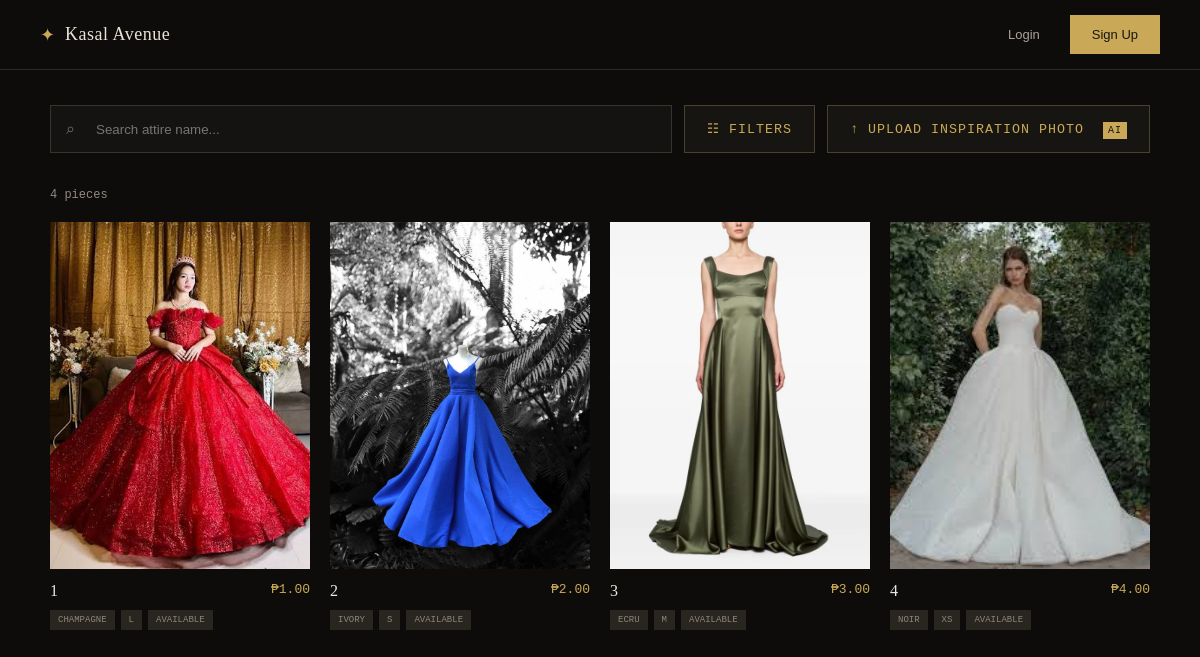
The page / on the database its author committed.
### main_page/models.py (models this page shows, shortened)
class Gown(models.Model):
    COLOR_CHOICES = [
        ('champagne', 'Champagne'),
        ('midnight', 'Midnight'),
        ('blush', 'Blush'),
        ('ivory', 'Ivory'),
        ('sage', 'Sage'),
        ('noir', 'Noir'),
        ('dusty_rose', 'Dusty Rose'),
        ('ecru', 'Ecru'),
    ]
    STYLE_CHOICES = [
        ('ballgown', 'Ballgown'),
        ('column', 'Column'),
        ('a_line', 'A-Line'),
        ('mermaid', 'Mermaid'),
    ]
    SIZE_CHOICES = [
        ('XS', 'XS'),
        ('S', 'S'),
        ('M', 'M'),
        ('L', 'L'),
        ('XL', 'XL'),
    ]
    name = models.CharField(max_length=200)
    price = models.DecimalField(
        max_digits=10,
        decimal_places=2
    )
    color = models.CharField(
        max_length=50,
        choices=COLOR_CHOICES
    )
    style = models.CharField(
        max_length=50,
        choices=STYLE_CHOICES
    )
    size = models.CharField(
        max_length=20,
        choices=SIZE_CHOICES
    )
    image = models.ImageField(
        upload_to='gowns/'
    )
    rating = models.DecimalField(
        max_digits=2,
        decimal_places=1,
        default=5.0
    )
    review_count = models.PositiveIntegerField(
        default=0
    )
    is_reserved = models.BooleanField(
        default=False
    )
    created_at = models.DateTimeField(
        auto_now_add=True
    )
    fashion_embedding = models.JSONField(
        null=True,
        blank=True
    )
    color_histogram = models.JSONField(
        null=True,
        blank=True
    )

### main_page/views.py (the view)
# urls.py: path('', views.main_page, name='main_page'),
def main_page(request):
    gowns = Gown.objects.all()
    return render(
        request,
        'main_page.html',
        {
            'gowns': gowns,
            'color_choices': Gown.COLOR_CHOICES,
            'style_choices': Gown.STYLE_CHOICES,
            'size_choices': Gown.SIZE_CHOICES,
        }
    )

### main_page/templates/main_page.html (shortened to what this page needs)
{% load static %}
<!DOCTYPE html>
<html lang="en">
<head>
    <link rel="stylesheet"
          href="{% static 'css/main_page.css' %}">
</head>
<body>
    <header class="site-header">
        <div class="logo-area">
            <span class="logo-symbol">✦</span>
            <span class="logo-name">Kasal Avenue</span>
        </div>
        {% if user.is_authenticated %}
            <nav class="logged-in-nav">
                <a href="{% url 'main_page' %}">Browse</a>
                <a href="{% url 'reservations' %}">My Reservations</a>
                <form method="post" action="{% url 'logout' %}" class="logout-form"
                    onsubmit="return confirmLogout();">
                    {% csrf_token %}
                    <button type="submit">Logout</button>
                </form>
                <script>
                function confirmLogout() {
                    return confirm("Are you sure you want to logout?");
                }
                </script>
            </nav>
        {% else %}
            <nav class="logged-out-nav">
                <a href="{% url 'login' %}" class="header-login">Login</a>
                <a href="{% url 'signup' %}"class="signup-button">Sign Up</a>
            </nav>
        {% endif %}
    </header>
    <main class="main-content">
        <section class="catalog-controls">
            <div class="search-wrapper">
                <span class="search-icon">⌕</span>
                <input type="text" id="searchInput" placeholder="Search attire name...">
            </div>
            <button type="button" class="filter-button" id="filterButton"> ☷ FILTERS </button>
            <button type="button" class="upload-button" id="uploadInspirationButton" data-authenticated="{{ user.is_authenticated|yesno:'true,false' }}">
                ↑ UPLOAD INSPIRATION PHOTO
                <span class="ai-label">AI</span>
            </button>
        </section>
        <section class="catalog-section">
            <div class="catalog-heading">
                <span>
                    {{ gowns|length }} pieces
                </span>
            </div>
            <div class="catalog-grid">
                {% for gown in gowns %}
                    <article class="gown-card" data-gown-id="{{ gown.id }}" data-name="{{ gown.name|lower }}" data-color="{{ gown.color }}" data-style="{{ gown.style }}" data-size="{{ gown.size }}">
                        <div class="gown-image-container">
                            <img src="{{ gown.image.url }}" alt="{{ gown.name }}" class="gown-image">
                        </div>
                        <div class="gown-info">
                            <div class="gown-name-row">
                                <h3>
                                    {{ gown.name }}
                                </h3>
                                <span class="gown-price">
                                    ₱{{ gown.price }}
                                </span>
                            </div>
                            <div class="gown-tags">
                                <span class="gown-tag">
                                    {{ gown.get_color_display }}
                                </span>
                                <span class="gown-tag">
                                    {{ gown.size }}
                                </span>
                                {% if gown.is_reserved %}
                                    <span class="gown-tag availability-tag reserved">
                                        <span class="availability-dot"></span>
                                        RESERVED
                                    </span>
                                {% else %}
                                    <span class="gown-tag availability-tag available">
                                        AVAILABLE
                                    </span>
                                {% endif %}
                            </div>
                        </div>
                    </article>
                {% empty %}
                    <p class="empty-message">
                        No gowns available yet.
                    </p>
                {% endfor %}
            </div>
        </section>
    </main>
</body>
</html>

### main_page/static/css/main_page.css (style rules this page uses)
* { box-sizing: border-box; margin: 0; padding: 0; }
body { background: #0d0c0b; color: #e9e2d5; font-family: Georgia, "Times New Roman", serif; }
.site-header { height: 70px; width: 100%; position: sticky; top: 0; z-index: 1000; display: flex; align-items: center; justify-content: space-between; padding: 0 40px; background: #0d0c0b; border-bottom: 1px solid #302b22; }
.logo-area { display: flex; align-items: center; gap: 10px; }
.logo-symbol { color: #c9a957; font-size: 18px; }
.logo-name { font-size: 18px; letter-spacing: 0.5px; }
.logged-in-nav, .logged-out-nav { display: flex; align-items: center; gap: 30px; }
.logged-in-nav a, .logged-out-nav a { color: #aaa29a; text-decoration: none; font-family: Arial, sans-serif; font-size: 13px; }
.signup-button { background: #c9a957 !important; color: #171512 !important; padding: 12px 22px; }
.main-content { padding: 35px 50px 80px; }
.catalog-controls { display: flex; align-items: center; gap: 12px; margin-bottom: 35px; }
.search-wrapper { flex: 1; max-width: 650px; position: relative; }
.search-icon { position: absolute; left: 16px; top: 50%; transform: translateY(-50%); color: #766f66; }
.search-wrapper input { width: 100%; height: 48px; background: #141311; border: 1px solid #39342b; padding: 0 20px 0 45px; color: #e9e2d5; outline: none; }
.filter-button, .upload-button { height: 48px; background: #171512; border: 1px solid #49402d; color: #c9a957; padding: 0 22px; cursor: pointer; font-family: monospace; letter-spacing: 1px; }
.ai-label { background: #c9a957; color: #171512; padding: 3px 5px; margin-left: 10px; font-size: 10px; }
.catalog-heading { margin-bottom: 20px; color: #928a80; font-family: monospace; font-size: 12px; }
.catalog-grid { display: grid; grid-template-columns: repeat(4, minmax(0, 1fr)); gap: 28px 20px; }
.gown-card { min-width: 0; }
.gown-image-container { position: relative; aspect-ratio: 3 / 4; overflow: hidden; background: #171614; }
.gown-image { width: 100%; height: 100%; object-fit: cover; display: block; transition: transform 0.5s ease; }
.gown-info { padding-top: 13px; }
.gown-name-row { display: flex; justify-content: space-between; gap: 10px; }
.gown-name-row h3 { font-size: 16px; font-weight: normal; color: #eee7dc; }
.gown-price { color: #c9a957; font-family: monospace; font-size: 13px; }
.gown-tags { display: flex; gap: 6px; margin-top: 10px; }
.gown-tag { background: #29251f; color: #8e877e; padding: 5px 8px; font-family: monospace; font-size: 9px; text-transform: uppercase; }

### rows shown on the page
Gown: image (picture), name "1", price "1.00", color "CHAMPAGNE", size "L", is_reserved "AVAILABLE"
Gown: image (picture), name "2", price "2.00", color "IVORY", size "S", is_reserved "AVAILABLE"
Gown: image (picture), name "3", price "3.00", color "ECRU", size "M", is_reserved "AVAILABLE"
Gown: image (picture), name "4", price "4.00", color "NOIR", size "XS", is_reserved "AVAILABLE"

### other values the page prints
{{ gowns|length }} "4"
